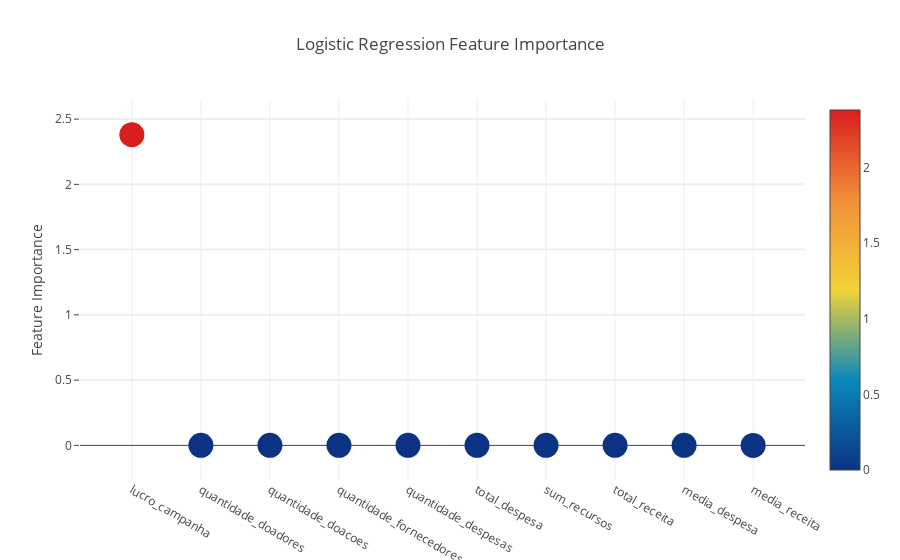

Notebook code cell kept with this figure:
### Markdown cell above
#### Logistic Regression

### Code cell
lr_clf = lr.get_clf()
plot_feature_importances(lr_clf, ModelsNames.LR)

### Figure 1 — Plotly figure (JSON) as saved in the notebook; plotly's stock layout.template omitted (floating-point values rounded to 4 significant figures)
{"data": [{"marker": {"cauto": true, "cmax": 2.381, "cmin": 4.588e-05, "color": [2.381, 0.000106, 0.0001017, 8.43e-05, 8.085e-05, 6.028e-05, 5.854e-05, 5.854e-05, 5.108e-05, 4.588e-05], "colorscale": "Portland", "showscale": true, "size": 25, "sizemode": "diameter", "sizeref": 1}, "mode": "markers", "text": ["lucro_campanha", "quantidade_doadores", "quantidade_doacoes", "quantidade_fornecedores", "quantidade_despesas", "total_despesa", "sum_recursos", "total_receita", "media_despesa", "media_receita"], "type": "scatter", "uid": "e628dfca-7a40-4400-b4a9-c7c2866d02d3", "x": ["lucro_campanha", "quantidade_doadores", "quantidade_doacoes", "quantidade_fornecedores", "quantidade_despesas", "total_despesa", "sum_recursos", "total_receita", "media_despesa", "media_receita"], "y": [2.381, 0.000106, 0.0001017, 8.43e-05, 8.085e-05, 6.028e-05, 5.854e-05, 5.854e-05, 5.108e-05, 4.588e-05]}], "layout": {"autosize": true, "hovermode": "closest", "showlegend": false, "title": "Logistic Regression Feature Importance", "xaxis": {"autorange": true, "range": [-0.6631, 9.663], "type": "category"}, "yaxis": {"autorange": true, "gridwidth": 2, "range": [-0.3274, 2.709], "ticklen": 5, "title": "Feature Importance", "type": "linear"}}}
